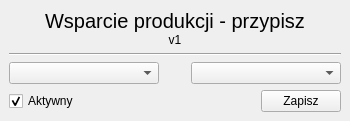
<?xml version="1.0" encoding="UTF-8"?>
<ui version="4.0">
 <class>Form</class>
 <widget class="QWidget" name="Form">
  <property name="geometry">
   <rect>
    <x>0</x>
    <y>0</y>
    <width>350</width>
    <height>119</height>
   </rect>
  </property>
  <property name="windowTitle">
   <string>Form</string>
  </property>
  <layout class="QGridLayout" name="gridLayout">
   <property name="leftMargin">
    <number>0</number>
   </property>
   <property name="topMargin">
    <number>0</number>
   </property>
   <property name="rightMargin">
    <number>0</number>
   </property>
   <property name="bottomMargin">
    <number>0</number>
   </property>
   <property name="spacing">
    <number>0</number>
   </property>
   <item row="0" column="0">
    <widget class="QWidget" name="widget_2" native="true">
     <layout class="QVBoxLayout" name="verticalLayout_2">
      <item>
       <widget class="QWidget" name="widget" native="true">
        <layout class="QVBoxLayout" name="verticalLayout">
         <property name="spacing">
          <number>0</number>
         </property>
         <property name="leftMargin">
          <number>0</number>
         </property>
         <property name="topMargin">
          <number>0</number>
         </property>
         <property name="rightMargin">
          <number>0</number>
         </property>
         <property name="bottomMargin">
          <number>0</number>
         </property>
         <item>
          <widget class="QLabel" name="label">
           <property name="font">
            <font>
             <pointsize>15</pointsize>
            </font>
           </property>
           <property name="text">
            <string>Wsparcie produkcji - przypisz</string>
           </property>
           <property name="alignment">
            <set>Qt::AlignCenter</set>
           </property>
          </widget>
         </item>
         <item>
          <widget class="QLabel" name="label_2">
           <property name="text">
            <string>v1</string>
           </property>
           <property name="alignment">
            <set>Qt::AlignCenter</set>
           </property>
          </widget>
         </item>
        </layout>
       </widget>
      </item>
      <item>
       <widget class="Line" name="line">
        <property name="orientation">
         <enum>Qt::Horizontal</enum>
        </property>
       </widget>
      </item>
      <item>
       <widget class="QWidget" name="widget_3" native="true">
        <layout class="QHBoxLayout" name="horizontalLayout">
         <property name="spacing">
          <number>0</number>
         </property>
         <property name="leftMargin">
          <number>0</number>
         </property>
         <property name="topMargin">
          <number>0</number>
         </property>
         <property name="rightMargin">
          <number>0</number>
         </property>
         <property name="bottomMargin">
          <number>0</number>
         </property>
         <item>
          <widget class="QComboBox" name="combo_wsparcie">
           <property name="minimumSize">
            <size>
             <width>150</width>
             <height>0</height>
            </size>
           </property>
          </widget>
         </item>
         <item>
          <spacer name="horizontalSpacer">
           <property name="orientation">
            <enum>Qt::Horizontal</enum>
           </property>
           <property name="sizeHint" stdset="0">
            <size>
             <width>29</width>
             <height>20</height>
            </size>
           </property>
          </spacer>
         </item>
         <item>
          <widget class="QComboBox" name="combo_linia">
           <property name="minimumSize">
            <size>
             <width>150</width>
             <height>0</height>
            </size>
           </property>
          </widget>
         </item>
        </layout>
       </widget>
      </item>
      <item>
       <widget class="QWidget" name="widget_6" native="true">
        <layout class="QHBoxLayout" name="horizontalLayout_4">
         <property name="spacing">
          <number>0</number>
         </property>
         <property name="leftMargin">
          <number>0</number>
         </property>
         <property name="topMargin">
          <number>0</number>
         </property>
         <property name="rightMargin">
          <number>0</number>
         </property>
         <property name="bottomMargin">
          <number>0</number>
         </property>
         <item>
          <widget class="QCheckBox" name="check_aktywny">
           <property name="text">
            <string>Aktywny</string>
           </property>
           <property name="checked">
            <bool>true</bool>
           </property>
          </widget>
         </item>
         <item>
          <spacer name="horizontalSpacer_5">
           <property name="orientation">
            <enum>Qt::Horizontal</enum>
           </property>
           <property name="sizeHint" stdset="0">
            <size>
             <width>113</width>
             <height>20</height>
            </size>
           </property>
          </spacer>
         </item>
         <item>
          <widget class="QPushButton" name="btn_zapisz">
           <property name="text">
            <string>Zapisz</string>
           </property>
          </widget>
         </item>
        </layout>
       </widget>
      </item>
     </layout>
    </widget>
   </item>
  </layout>
 </widget>
 <resources/>
 <connections/>
</ui>
